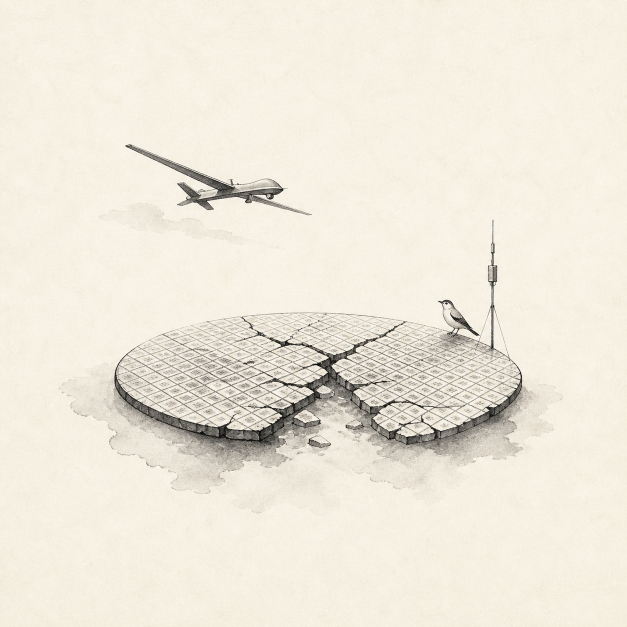
#> input picture book/figures/symbols/week01-symbol-v2.png, 1254 x 1254 px (shown at 1/2 size); its folder holds 4 pictures in this run
$ python make_symbol_contact_sheet.py
#> lines starting #> are read from the running program, lines starting #| are printed output that depends on the picture
"""Build a numbered contact sheet for visual QA of the 30 chapter symbols."""

from pathlib import Path

from PIL import Image, ImageDraw, ImageFont


ROOT = Path(__file__).resolve().parents[1]
SOURCE = ROOT / "book" / "figures" / "symbols"
OUTPUT = ROOT / "tmp" / "proof" / "symbol-contact-sheet-v2.png"


def main() -> None:
    thumb = 220
    label_height = 30
    cols, rows = 5, 6
    sheet = Image.new("RGB", (cols * thumb, rows * (thumb + label_height)), "white")
#> sheet: PIL image 1100x1500 RGB; every value is 255
    draw = ImageDraw.Draw(sheet)
    font = ImageFont.load_default(size=18)
    for index in range(30):
        week = index + 1
        path = SOURCE / f"week{week:02d}-symbol-v2.png"
        with Image.open(path) as source:
#> source is the input picture: PIL image 1254x1254 RGB; mean R, G, B 237.8, 232.3, 219.4
            image = source.convert("RGB")
            image.thumbnail((thumb, thumb), Image.Resampling.LANCZOS)
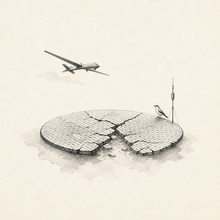
#> image: PIL image 220x220 RGB; mean R, G, B 237.9, 232.5, 219.5
        x = (index % cols) * thumb
        y = (index // cols) * (thumb + label_height)
        sheet.paste(image, (x + (thumb - image.width) // 2, y))
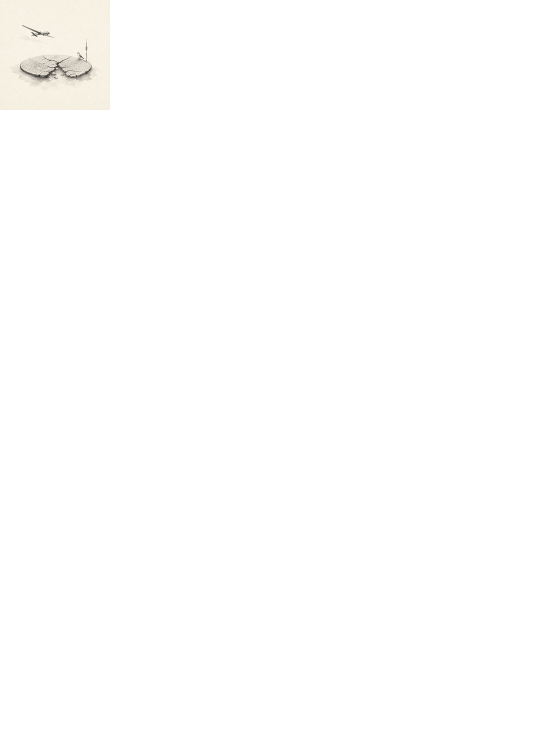
#> sheet: PIL image 1100x1500 RGB (shown at 1/2 size); mean R, G, B 254.5, 254.3, 254
        draw.text((x + 8, y + thumb + 4), f"{week:02d}", fill="#10283F", font=font)
#> pass 2 of the loop in main, `for index in range(30):`:
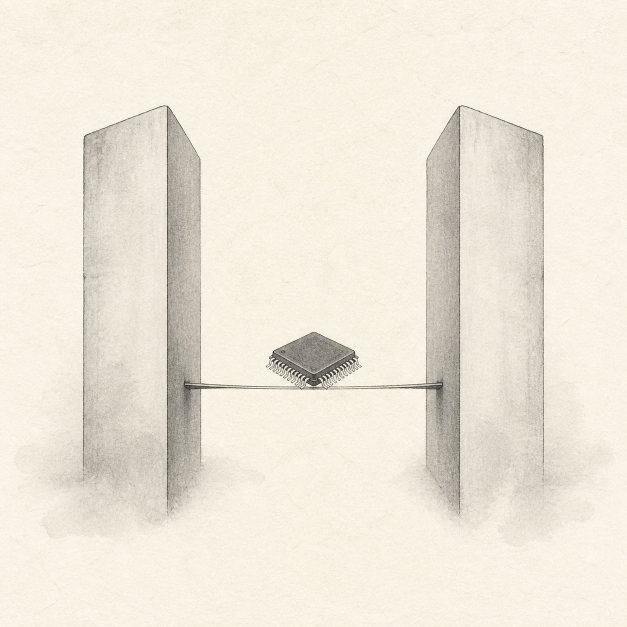
#> input picture book/figures/symbols/week02-symbol-v2.png, 1254 x 1254 px (shown at 1/2 size)
#> in main, source is the input picture: PIL image 1254x1254 RGB; mean R, G, B 237.5, 231.2, 217.8
#> in main, `image.thumbnail((thumb, thumb), Image.Resampling.LANCZOS)`:
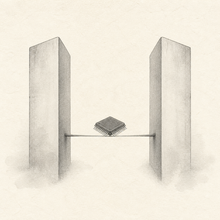
#> image: PIL image 220x220 RGB; mean R, G, B 237.6, 231.4, 218
#> in main, `sheet.paste(image, (x + (thumb - image.width) // 2, y))`:
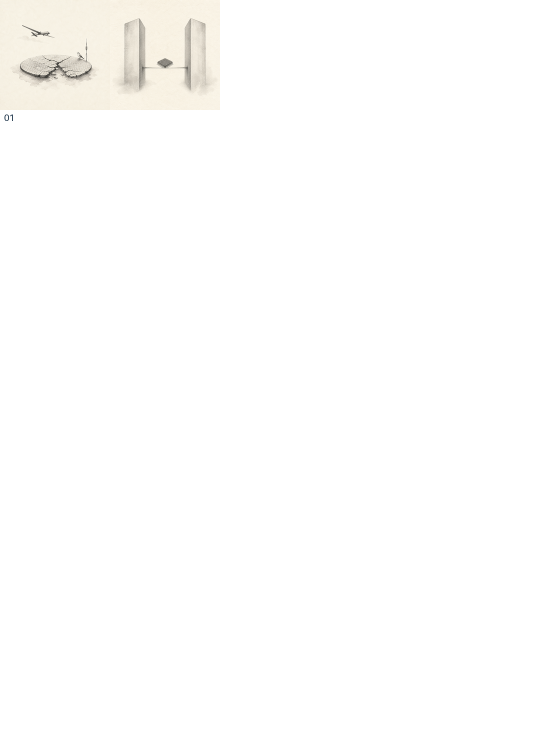
#> sheet: PIL image 1100x1500 RGB (shown at 1/2 size); mean R, G, B 254, 253.6, 252.9
#> pass 3 of the loop in main, `for index in range(30):`:
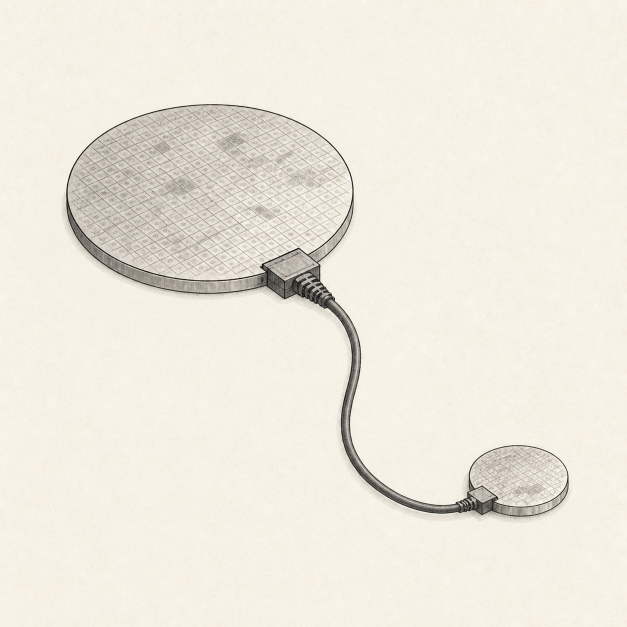
#> input picture book/figures/symbols/week03-symbol-v2.png, 1254 x 1254 px (shown at 1/2 size)
#> in main, source is the input picture: PIL image 1254x1254 RGB; mean R, G, B 238.9, 233.6, 222.8
#> in main, `image.thumbnail((thumb, thumb), Image.Resampling.LANCZOS)`:
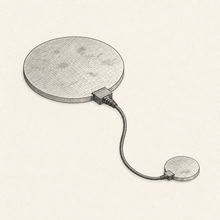
#> image: PIL image 220x220 RGB; mean R, G, B 239, 233.7, 222.9
#> in main, `sheet.paste(image, (x + (thumb - image.width) // 2, y))`:
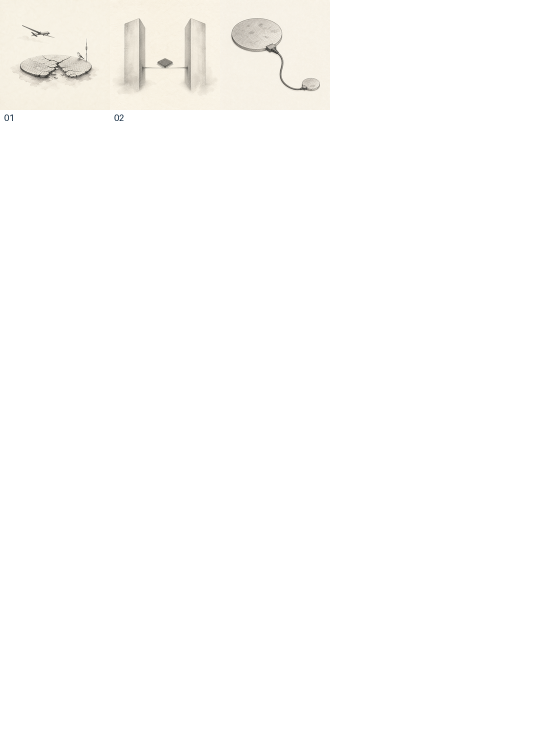
#> sheet: PIL image 1100x1500 RGB (shown at 1/2 size); mean R, G, B 253.5, 253, 251.9
#> the loop made 5 passes; the first 3 are shown
    OUTPUT.parent.mkdir(parents=True, exist_ok=True)
    sheet.save(OUTPUT, optimize=True)
    print(OUTPUT)


if __name__ == "__main__":
#> (the run stopped early here; a loop or call above may not have finished)
